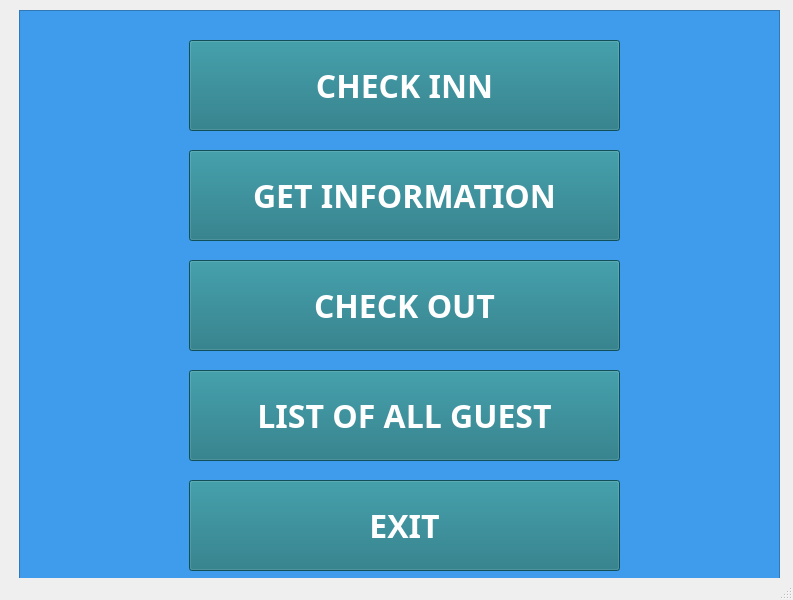
<?xml version="1.0" encoding="UTF-8"?>
<ui version="4.0">
 <class>MainWindow</class>
 <widget class="QMainWindow" name="MainWindow">
  <property name="geometry">
   <rect>
    <x>0</x>
    <y>0</y>
    <width>793</width>
    <height>600</height>
   </rect>
  </property>
  <property name="windowTitle">
   <string>MainWindow</string>
  </property>
  <widget class="QWidget" name="centralwidget">
   <widget class="QFrame" name="frame">
    <property name="geometry">
     <rect>
      <x>19</x>
      <y>10</y>
      <width>761</width>
      <height>571</height>
     </rect>
    </property>
    <property name="styleSheet">
     <string notr="true">QFrame{background-color: #3F9CED
;

}

</string>
    </property>
    <property name="frameShape">
     <enum>QFrame::StyledPanel</enum>
    </property>
    <property name="frameShadow">
     <enum>QFrame::Raised</enum>
    </property>
    <widget class="QPushButton" name="CHECKINN">
     <property name="geometry">
      <rect>
       <x>170</x>
       <y>30</y>
       <width>431</width>
       <height>91</height>
      </rect>
     </property>
     <property name="font">
      <font>
       <family>Product Sans</family>
       <pointsize>24</pointsize>
       <weight>75</weight>
       <bold>true</bold>
      </font>
     </property>
     <property name="styleSheet">
      <string notr="true">QPushButton:active:after{

    padding: 0;
    margin: 0;
    opacity: 1;
    transition: 1s;
-webkit-transition-duration: 0.4s;
    transition-duration: 0.4s;

    background-color:#19707D;
    color: white;

   }
</string>
     </property>
     <property name="text">
      <string>CHECK INN</string>
     </property>
    </widget>
    <widget class="QPushButton" name="GETINFO">
     <property name="geometry">
      <rect>
       <x>170</x>
       <y>140</y>
       <width>431</width>
       <height>91</height>
      </rect>
     </property>
     <property name="font">
      <font>
       <family>Product Sans</family>
       <pointsize>24</pointsize>
       <weight>75</weight>
       <bold>true</bold>
      </font>
     </property>
     <property name="styleSheet">
      <string notr="true">QPushButton:active:after{

    padding: 0;
    margin: 0;
    opacity: 1;
    transition: 1s;
-webkit-transition-duration: 0.4s;
    transition-duration: 0.4s;

    background-color:#19707D;
    color: white;

   }
</string>
     </property>
     <property name="text">
      <string>GET INFORMATION</string>
     </property>
    </widget>
    <widget class="QPushButton" name="CHECKOUT">
     <property name="geometry">
      <rect>
       <x>170</x>
       <y>250</y>
       <width>431</width>
       <height>91</height>
      </rect>
     </property>
     <property name="font">
      <font>
       <family>Product Sans</family>
       <pointsize>24</pointsize>
       <weight>75</weight>
       <bold>true</bold>
      </font>
     </property>
     <property name="styleSheet">
      <string notr="true">QPushButton:active:after{

    padding: 0;
    margin: 0;
    opacity: 1;
    transition: 1s;
-webkit-transition-duration: 0.4s;
    transition-duration: 0.4s;

    background-color:#19707D;
    color: white;

   }
</string>
     </property>
     <property name="text">
      <string>CHECK OUT</string>
     </property>
    </widget>
    <widget class="QPushButton" name="LISTOFALLGUEST">
     <property name="geometry">
      <rect>
       <x>170</x>
       <y>360</y>
       <width>431</width>
       <height>91</height>
      </rect>
     </property>
     <property name="font">
      <font>
       <family>Product Sans</family>
       <pointsize>24</pointsize>
       <weight>75</weight>
       <bold>true</bold>
      </font>
     </property>
     <property name="styleSheet">
      <string notr="true">QPushButton:active:after{

    padding: 0;
    margin: 0;
    opacity: 1;
    transition: 1s;
-webkit-transition-duration: 0.4s;
    transition-duration: 0.4s;

    background-color:#19707D;
    color: white;

   }
</string>
     </property>
     <property name="text">
      <string>LIST OF ALL GUEST</string>
     </property>
    </widget>
    <widget class="QPushButton" name="EXIT">
     <property name="geometry">
      <rect>
       <x>170</x>
       <y>470</y>
       <width>431</width>
       <height>91</height>
      </rect>
     </property>
     <property name="font">
      <font>
       <family>Product Sans</family>
       <pointsize>24</pointsize>
       <weight>75</weight>
       <bold>true</bold>
      </font>
     </property>
     <property name="styleSheet">
      <string notr="true">QPushButton:active:after{

    padding: 0;
    margin: 0;
    opacity: 1;
    transition: 1s;
-webkit-transition-duration: 0.4s;
    transition-duration: 0.4s;

    background-color:#19707D;
    color: white;

   }
</string>
     </property>
     <property name="text">
      <string>EXIT</string>
     </property>
    </widget>
   </widget>
  </widget>
  <widget class="QStatusBar" name="statusbar"/>
 </widget>
 <resources/>
 <connections/>
</ui>
